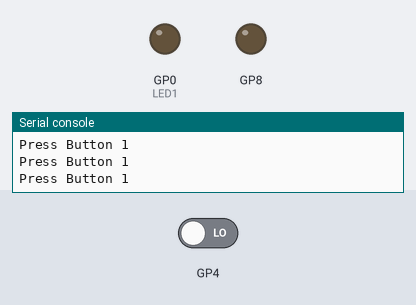
Bench run of a program on a simulated Raspberry Pi Pico running MicroPython. Parts: output pins drawn as LEDs (lit = HIGH), the last lines printed to the serial console. The inputs (shaded band) are chosen by the test bench; at power-on: GP4 LOW.

Above: at 1.2 s.
1.3 s: GP4 driven HIGH
At 2.7 s:
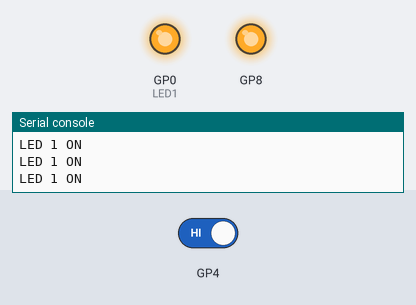
3.0 s: GP4 driven LOW
At 4.0 s:
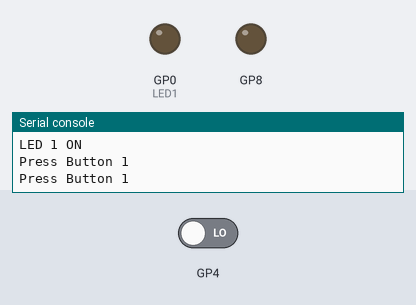
Timing chart, 0 to 6.0 s (numbered marks = the images above; inputs shaded):
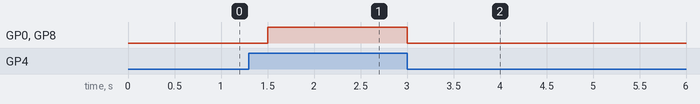

Measured:
- after the input at 1.3 s, GP0 (LED1), GP8: LOW → HIGH after 0.20 s
- after the input at 3.0 s, GP0 (LED1), GP8: HIGH → LOW at once

The program:

main.py
```python
from PicoBreadboard import LED,BUZZER,BUTTON
import time

#create object for various class
LED1 = LED(0) #create object for LED class, LED connected at GP0
BT1 = BUTTON(4) # Button connected at GP4
buzzer = BUZZER(8) # Buzzer connected at GP8

while 1:
   if BT1.read() == 1: #button pressed
       LED1.on()   #led 1 on
       buzzer.on() # buzzer on
       print("LED 1 ON")
   else :
       LED1.off()
       buzzer.off()
       print("Press Button 1")

   time.sleep(0.5) # delay 500ms
```

PicoBreadboard.py
```python
from machine import Pin,PWM
from utime import sleep

#class to control onboard LED
class LED():
    def __init__(self, led_pin_number):
        self.led_pin = Pin(led_pin_number, Pin.OUT)

    def on(self):
        self.led_pin.on()

    def off(self):
        self.led_pin.off()

# class to control Buzzer
class BUZZER():
    def __init__(self,buzzer_pin_number):
        self.buzzer_pin = Pin(buzzer_pin_number, Pin.OUT)

    def on(self):
        self.buzzer_pin.on()

    def off(self):
        self.buzzer_pin.off()

# class to read onboard Buttons value
class BUTTON():
    def __init__(self, button_pin_number):
        """Initialize BUTTON.
        """
        self.button_pin = Pin(button_pin_number, Pin.IN)

    def read(self):
        """ provides button status value
            -> 0 (for Not Pressed)
            -> 1 (for Pressed)
        """
        return self.button_pin.value()
```
